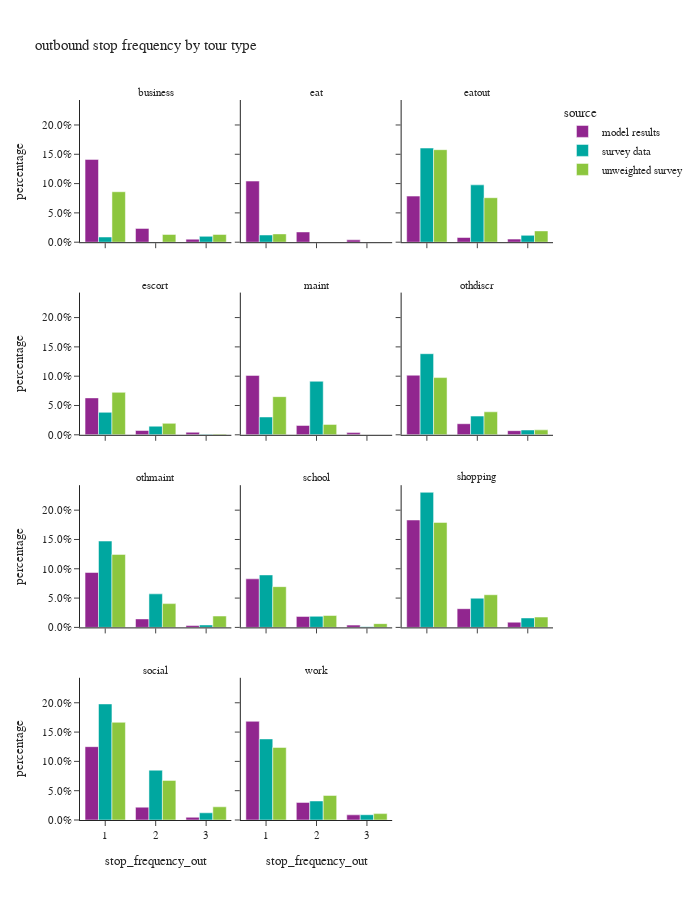
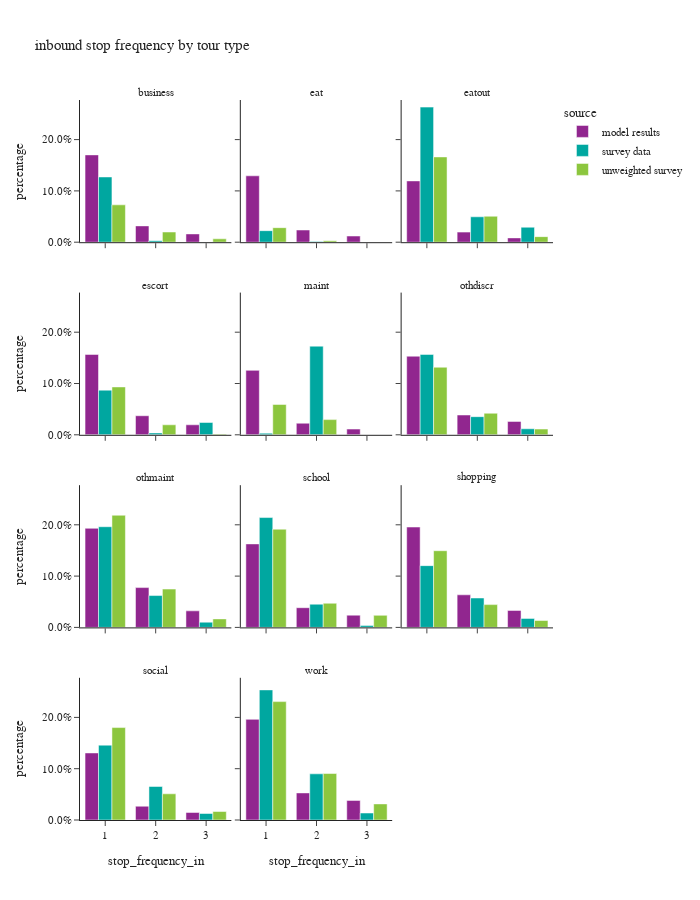

Notebook source saved alongside these figures, in order:
### Code cell
plot_stop_frequency(tour_data,'stop_frequency_out','tour_type',3,900,"outbound stop frequency by tour type")
plot_stop_frequency(tour_data,'stop_frequency_in','tour_type',3,900,"inbound stop frequency by tour type")

### Figure 1 — Plotly figure (JSON) as saved in the notebook; plotly's stock layout.template omitted (floating-point values rounded to 4 significant figures)
{"data": [{"alignmentgroup": "True", "hovertemplate": "source=model results<br>tour_type=business<br>stop_frequency_out=%{x}<br>percentage=%{y}<extra></extra>", "legendgroup": "model results", "marker": {"color": "#91268F", "pattern": {"shape": ""}}, "name": "model results", "offsetgroup": "model results", "orientation": "v", "showlegend": true, "textposition": "auto", "type": "bar", "x": ["1", "2", "3"], "xaxis": "x10", "y": [0.1413, 0.02358, 0.005183], "yaxis": "y10"}, {"alignmentgroup": "True", "hovertemplate": "source=model results<br>tour_type=eat<br>stop_frequency_out=%{x}<br>percentage=%{y}<extra></extra>", "legendgroup": "model results", "marker": {"color": "#91268F", "pattern": {"shape": ""}}, "name": "model results", "offsetgroup": "model results", "orientation": "v", "showlegend": false, "textposition": "auto", "type": "bar", "x": ["1", "2", "3"], "xaxis": "x11", "y": [0.1043, 0.01749, 0.003968], "yaxis": "y11"}, {"alignmentgroup": "True", "hovertemplate": "source=model results<br>tour_type=eatout<br>stop_frequency_out=%{x}<br>percentage=%{y}<extra></extra>", "legendgroup": "model results", "marker": {"color": "#91268F", "pattern": {"shape": ""}}, "name": "model results", "offsetgroup": "model results", "orientation": "v", "showlegend": false, "textposition": "auto", "type": "bar", "x": ["1", "2", "3"], "xaxis": "x12", "y": [0.07864, 0.008007, 0.005254], "yaxis": "y12"}, {"alignmentgroup": "True", "hovertemplate": "source=model results<br>tour_type=escort<br>stop_frequency_out=%{x}<br>percentage=%{y}<extra></extra>", "legendgroup": "model results", "marker": {"color": "#91268F", "pattern": {"shape": ""}}, "name": "model results", "offsetgroup": "model results", "orientation": "v", "showlegend": false, "textposition": "auto", "type": "bar", "x": ["1", "2", "3"], "xaxis": "x7", "y": [0.06299, 0.007318, 0.004345], "yaxis": "y7"}, {"alignmentgroup": "True", "hovertemplate": "source=model results<br>tour_type=maint<br>stop_frequency_out=%{x}<br>percentage=%{y}<extra></extra>", "legendgroup": "model results", "marker": {"color": "#91268F", "pattern": {"shape": ""}}, "name": "model results", "offsetgroup": "model results", "orientation": "v", "showlegend": false, "textposition": "auto", "type": "bar", "x": ["1", "2", "3"], "xaxis": "x8", "y": [0.1014, 0.01596, 0.003725], "yaxis": "y8"}, {"alignmentgroup": "True", "hovertemplate": "source=model results<br>tour_type=othdiscr<br>stop_frequency_out=%{x}<br>percentage=%{y}<extra></extra>", "legendgroup": "model results", "marker": {"color": "#91268F", "pattern": {"shape": ""}}, "name": "model results", "offsetgroup": "model results", "orientation": "v", "showlegend": false, "textposition": "auto", "type": "bar", "x": ["1", "2", "3"], "xaxis": "x9", "y": [0.1017, 0.01888, 0.007053], "yaxis": "y9"}, {"alignmentgroup": "True", "hovertemplate": "source=model results<br>tour_type=othmaint<br>stop_frequency_out=%{x}<br>percentage=%{y}<extra></extra>", "legendgroup": "model results", "marker": {"color": "#91268F", "pattern": {"shape": ""}}, "name": "model results", "offsetgroup": "model results", "orientation": "v", "showlegend": false, "textposition": "auto", "type": "bar", "x": ["1", "2", "3"], "xaxis": "x4", "y": [0.09368, 0.01448, 0.003184], "yaxis": "y4"}, {"alignmentgroup": "True", "hovertemplate": "source=model results<br>tour_type=school<br>stop_frequency_out=%{x}<br>percentage=%{y}<extra></extra>", "legendgroup": "model results", "marker": {"color": "#91268F", "pattern": {"shape": ""}}, "name": "model results", "offsetgroup": "model results", "orientation": "v", "showlegend": false, "textposition": "auto", "type": "bar", "x": ["1", "2", "3"], "xaxis": "x5", "y": [0.08283, 0.01875, 0.003884], "yaxis": "y5"}, {"alignmentgroup": "True", "hovertemplate": "source=model results<br>tour_type=shopping<br>stop_frequency_out=%{x}<br>percentage=%{y}<extra></extra>", "legendgroup": "model results", "marker": {"color": "#91268F", "pattern": {"shape": ""}}, "name": "model results", "offsetgroup": "model results", "orientation": "v", "showlegend": false, "textposition": "auto", "type": "bar", "x": ["1", "2", "3"], "xaxis": "x6", "y": [0.1832, 0.0319, 0.008885], "yaxis": "y6"}, {"alignmentgroup": "True", "hovertemplate": "source=model results<br>tour_type=social<br>stop_frequency_out=%{x}<br>percentage=%{y}<extra></extra>", "legendgroup": "model results", "marker": {"color": "#91268F", "pattern": {"shape": ""}}, "name": "model results", "offsetgroup": "model results", "orientation": "v", "showlegend": false, "textposition": "auto", "type": "bar", "x": ["1", "2", "3"], "xaxis": "x", "y": [0.1251, 0.02187, 0.004632], "yaxis": "y"}, {"alignmentgroup": "True", "hovertemplate": "source=model results<br>tour_type=work<br>stop_frequency_out=%{x}<br>percentage=%{y}<extra></extra>", "legendgroup": "model results", "marker": {"color": "#91268F", "pattern": {"shape": ""}}, "name": "model results", "offsetgroup": "model results", "orientation": "v", "showlegend": false, "textposition": "auto", "type": "bar", "x": ["1", "2", "3"], "xaxis": "x2", "y": [0.1684, 0.03001, 0.008791], "yaxis": "y2"}, {"alignmentgroup": "True", "hovertemplate": "source=survey data<br>tour_type=business<br>stop_frequency_out=%{x}<br>percentage=%{y}<extra></extra>", "legendgroup": "survey data", "marker": {"color": "#00A7A0", "pattern": {"shape": ""}}, "name": "survey data", "offsetgroup": "survey data", "orientation": "v", "showlegend": true, "textposition": "auto", "type": "bar", "x": ["1", "2", "3"], "xaxis": "x10", "y": [0.008862, 0.0003583, 0.009998], "yaxis": "y10"}, {"alignmentgroup": "True", "hovertemplate": "source=survey data<br>tour_type=eat<br>stop_frequency_out=%{x}<br>percentage=%{y}<extra></extra>", "legendgroup": "survey data", "marker": {"color": "#00A7A0", "pattern": {"shape": ""}}, "name": "survey data", "offsetgroup": "survey data", "orientation": "v", "showlegend": false, "textposition": "auto", "type": "bar", "x": ["1"], "xaxis": "x11", "y": [0.01231], "yaxis": "y11"}, {"alignmentgroup": "True", "hovertemplate": "source=survey data<br>tour_type=eatout<br>stop_frequency_out=%{x}<br>percentage=%{y}<extra></extra>", "legendgroup": "survey data", "marker": {"color": "#00A7A0", "pattern": {"shape": ""}}, "name": "survey data", "offsetgroup": "survey data", "orientation": "v", "showlegend": false, "textposition": "auto", "type": "bar", "x": ["1", "2", "3"], "xaxis": "x12", "y": [0.1606, 0.09781, 0.01168], "yaxis": "y12"}, {"alignmentgroup": "True", "hovertemplate": "source=survey data<br>tour_type=escort<br>stop_frequency_out=%{x}<br>percentage=%{y}<extra></extra>", "legendgroup": "survey data", "marker": {"color": "#00A7A0", "pattern": {"shape": ""}}, "name": "survey data", "offsetgroup": "survey data", "orientation": "v", "showlegend": false, "textposition": "auto", "type": "bar", "x": ["1", "2", "3"], "xaxis": "x7", "y": [0.03834, 0.01466, 0.0009284], "yaxis": "y7"}, {"alignmentgroup": "True", "hovertemplate": "source=survey data<br>tour_type=maint<br>stop_frequency_out=%{x}<br>percentage=%{y}<extra></extra>", "legendgroup": "survey data", "marker": {"color": "#00A7A0", "pattern": {"shape": ""}}, "name": "survey data", "offsetgroup": "survey data", "orientation": "v", "showlegend": false, "textposition": "auto", "type": "bar", "x": ["1", "2"], "xaxis": "x8", "y": [0.03042, 0.09132], "yaxis": "y8"}, {"alignmentgroup": "True", "hovertemplate": "source=survey data<br>tour_type=othdiscr<br>stop_frequency_out=%{x}<br>percentage=%{y}<extra></extra>", "legendgroup": "survey data", "marker": {"color": "#00A7A0", "pattern": {"shape": ""}}, "name": "survey data", "offsetgroup": "survey data", "orientation": "v", "showlegend": false, "textposition": "auto", "type": "bar", "x": ["1", "2", "3"], "xaxis": "x9", "y": [0.1383, 0.03192, 0.008209], "yaxis": "y9"}, {"alignmentgroup": "True", "hovertemplate": "source=survey data<br>tour_type=othmaint<br>stop_frequency_out=%{x}<br>percentage=%{y}<extra></extra>", "legendgroup": "survey data", "marker": {"color": "#00A7A0", "pattern": {"shape": ""}}, "name": "survey data", "offsetgroup": "survey data", "orientation": "v", "showlegend": false, "textposition": "auto", "type": "bar", "x": ["1", "2", "3"], "xaxis": "x4", "y": [0.1473, 0.05722, 0.004172], "yaxis": "y4"}, {"alignmentgroup": "True", "hovertemplate": "source=survey data<br>tour_type=school<br>stop_frequency_out=%{x}<br>percentage=%{y}<extra></extra>", "legendgroup": "survey data", "marker": {"color": "#00A7A0", "pattern": {"shape": ""}}, "name": "survey data", "offsetgroup": "survey data", "orientation": "v", "showlegend": false, "textposition": "auto", "type": "bar", "x": ["1", "2", "3"], "xaxis": "x5", "y": [0.08952, 0.01895, 0.001178], "yaxis": "y5"}, {"alignmentgroup": "True", "hovertemplate": "source=survey data<br>tour_type=shopping<br>stop_frequency_out=%{x}<br>percentage=%{y}<extra></extra>", "legendgroup": "survey data", "marker": {"color": "#00A7A0", "pattern": {"shape": ""}}, "name": "survey data", "offsetgroup": "survey data", "orientation": "v", "showlegend": false, "textposition": "auto", "type": "bar", "x": ["1", "2", "3"], "xaxis": "x6", "y": [0.2305, 0.04979, 0.0161], "yaxis": "y6"}, {"alignmentgroup": "True", "hovertemplate": "source=survey data<br>tour_type=social<br>stop_frequency_out=%{x}<br>percentage=%{y}<extra></extra>", "legendgroup": "survey data", "marker": {"color": "#00A7A0", "pattern": {"shape": ""}}, "name": "survey data", "offsetgroup": "survey data", "orientation": "v", "showlegend": false, "textposition": "auto", "type": "bar", "x": ["1", "2", "3"], "xaxis": "x", "y": [0.198, 0.08495, 0.01228], "yaxis": "y"}, {"alignmentgroup": "True", "hovertemplate": "source=survey data<br>tour_type=work<br>stop_frequency_out=%{x}<br>percentage=%{y}<extra></extra>", "legendgroup": "survey data", "marker": {"color": "#00A7A0", "pattern": {"shape": ""}}, "name": "survey data", "offsetgroup": "survey data", "orientation": "v", "showlegend": false, "textposition": "auto", "type": "bar", "x": ["1", "2", "3"], "xaxis": "x2", "y": [0.1383, 0.03247, 0.009002], "yaxis": "y2"}, {"alignmentgroup": "True", "hovertemplate": "source=unweighted survey<br>tour_type=business<br>stop_frequency_out=%{x}<br>percentage=%{y}<extra></extra>", "legendgroup": "unweighted survey", "marker": {"color": "#8CC63E", "pattern": {"shape": ""}}, "name": "unweighted survey", "offsetgroup": "unweighted survey", "orientation": "v", "showlegend": true, "textposition": "auto", "type": "bar", "x": ["1", "2", "3"], "xaxis": "x10", "y": [0.08609, 0.01325, 0.01325], "yaxis": "y10"}, {"alignmentgroup": "True", "hovertemplate": "source=unweighted survey<br>tour_type=eat<br>stop_frequency_out=%{x}<br>percentage=%{y}<extra></extra>", "legendgroup": "unweighted survey", "marker": {"color": "#8CC63E", "pattern": {"shape": ""}}, "name": "unweighted survey", "offsetgroup": "unweighted survey", "orientation": "v", "showlegend": false, "textposition": "auto", "type": "bar", "x": ["1"], "xaxis": "x11", "y": [0.01416], "yaxis": "y11"}, {"alignmentgroup": "True", "hovertemplate": "source=unweighted survey<br>tour_type=eatout<br>stop_frequency_out=%{x}<br>percentage=%{y}<extra></extra>", "legendgroup": "unweighted survey", "marker": {"color": "#8CC63E", "pattern": {"shape": ""}}, "name": "unweighted survey", "offsetgroup": "unweighted survey", "orientation": "v", "showlegend": false, "textposition": "auto", "type": "bar", "x": ["1", "2", "3"], "xaxis": "x12", "y": [0.1578, 0.0759, 0.01928], "yaxis": "y12"}, {"alignmentgroup": "True", "hovertemplate": "source=unweighted survey<br>tour_type=escort<br>stop_frequency_out=%{x}<br>percentage=%{y}<extra></extra>", "legendgroup": "unweighted survey", "marker": {"color": "#8CC63E", "pattern": {"shape": ""}}, "name": "unweighted survey", "offsetgroup": "unweighted survey", "orientation": "v", "showlegend": false, "textposition": "auto", "type": "bar", "x": ["1", "2", "3"], "xaxis": "x7", "y": [0.07242, 0.0195, 0.001393], "yaxis": "y7"}, {"alignmentgroup": "True", "hovertemplate": "source=unweighted survey<br>tour_type=maint<br>stop_frequency_out=%{x}<br>percentage=%{y}<extra></extra>", "legendgroup": "unweighted survey", "marker": {"color": "#8CC63E", "pattern": {"shape": ""}}, "name": "unweighted survey", "offsetgroup": "unweighted survey", "orientation": "v", "showlegend": false, "textposition": "auto", "type": "bar", "x": ["1", "2"], "xaxis": "x8", "y": [0.06509, 0.01775], "yaxis": "y8"}, {"alignmentgroup": "True", "hovertemplate": "source=unweighted survey<br>tour_type=othdiscr<br>stop_frequency_out=%{x}<br>percentage=%{y}<extra></extra>", "legendgroup": "unweighted survey", "marker": {"color": "#8CC63E", "pattern": {"shape": ""}}, "name": "unweighted survey", "offsetgroup": "unweighted survey", "orientation": "v", "showlegend": false, "textposition": "auto", "type": "bar", "x": ["1", "2", "3"], "xaxis": "x9", "y": [0.09762, 0.03923, 0.008407], "yaxis": "y9"}, {"alignmentgroup": "True", "hovertemplate": "source=unweighted survey<br>tour_type=othmaint<br>stop_frequency_out=%{x}<br>percentage=%{y}<extra></extra>", "legendgroup": "unweighted survey", "marker": {"color": "#8CC63E", "pattern": {"shape": ""}}, "name": "unweighted survey", "offsetgroup": "unweighted survey", "orientation": "v", "showlegend": false, "textposition": "auto", "type": "bar", "x": ["1", "2", "3"], "xaxis": "x4", "y": [0.1245, 0.04059, 0.01937], "yaxis": "y4"}, {"alignmentgroup": "True", "hovertemplate": "source=unweighted survey<br>tour_type=school<br>stop_frequency_out=%{x}<br>percentage=%{y}<extra></extra>", "legendgroup": "unweighted survey", "marker": {"color": "#8CC63E", "pattern": {"shape": ""}}, "name": "unweighted survey", "offsetgroup": "unweighted survey", "orientation": "v", "showlegend": false, "textposition": "auto", "type": "bar", "x": ["1", "2", "3"], "xaxis": "x5", "y": [0.06952, 0.02032, 0.006417], "yaxis": "y5"}, {"alignmentgroup": "True", "hovertemplate": "source=unweighted survey<br>tour_type=shopping<br>stop_frequency_out=%{x}<br>percentage=%{y}<extra></extra>", "legendgroup": "unweighted survey", "marker": {"color": "#8CC63E", "pattern": {"shape": ""}}, "name": "unweighted survey", "offsetgroup": "unweighted survey", "orientation": "v", "showlegend": false, "textposition": "auto", "type": "bar", "x": ["1", "2", "3"], "xaxis": "x6", "y": [0.1791, 0.05571, 0.01763], "yaxis": "y6"}, {"alignmentgroup": "True", "hovertemplate": "source=unweighted survey<br>tour_type=social<br>stop_frequency_out=%{x}<br>percentage=%{y}<extra></extra>", "legendgroup": "unweighted survey", "marker": {"color": "#8CC63E", "pattern": {"shape": ""}}, "name": "unweighted survey", "offsetgroup": "unweighted survey", "orientation": "v", "showlegend": false, "textposition": "auto", "type": "bar", "x": ["1", "2", "3"], "xaxis": "x", "y": [0.1667, 0.06757, 0.02252], "yaxis": "y"}, {"alignmentgroup": "True", "hovertemplate": "source=unweighted survey<br>tour_type=work<br>stop_frequency_out=%{x}<br>percentage=%{y}<extra></extra>", "legendgroup": "unweighted survey", "marker": {"color": "#8CC63E", "pattern": {"shape": ""}}, "name": "unweighted survey", "offsetgroup": "unweighted survey", "orientation": "v", "showlegend": false, "textposition": "auto", "type": "bar", "x": ["1", "2", "3"], "xaxis": "x2", "y": [0.1238, 0.04191, 0.01088], "yaxis": "y2"}], "layout": {"annotations": [{"font": {}, "showarrow": false, "text": "social", "x": 0.16, "xanchor": "center", "xref": "paper", "y": 0.1975, "yanchor": "bottom", "yref": "paper"}, {"font": {}, "showarrow": false, "text": "work", "x": 0.5, "xanchor": "center", "xref": "paper", "y": 0.1975, "yanchor": "bottom", "yref": "paper"}, {"font": {}, "showarrow": false, "text": "othmaint", "x": 0.16, "xanchor": "center", "xref": "paper", "y": 0.465, "yanchor": "bottom", "yref": "paper"}, {"font": {}, "showarrow": false, "text": "school", "x": 0.5, "xanchor": "center", "xref": "paper", "y": 0.465, "yanchor": "bottom", "yref": "paper"}, {"font": {}, "showarrow": false, "text": "shopping", "x": 0.84, "xanchor": "center", "xref": "paper", "y": 0.465, "yanchor": "bottom", "yref": "paper"}, {"font": {}, "showarrow": false, "text": "escort", "x": 0.16, "xanchor": "center", "xref": "paper", "y": 0.7325, "yanchor": "bottom", "yref": "paper"}, {"font": {}, "showarrow": false, "text": "maint", "x": 0.5, "xanchor": "center", "xref": "paper", "y": 0.7325, "yanchor": "bottom", "yref": "paper"}, {"font": {}, "showarrow": false, "text": "othdiscr", "x": 0.84, "xanchor": "center", "xref": "paper", "y": 0.7325, "yanchor": "bottom", "yref": "paper"}, {"font": {}, "showarrow": false, "text": "business", "x": 0.16, "xanchor": "center", "xref": "paper", "y": 1.0, "yanchor": "bottom", "yref": "paper"}, {"font": {}, "showarrow": false, "text": "eat", "x": 0.5, "xanchor": "center", "xref": "paper", "y": 1.0, "yanchor": "bottom", "yref": "paper"}, {"font": {}, "showarrow": false, "text": "eatout", "x": 0.84, "xanchor": "center", "xref": "paper", "y": 1.0, "yanchor": "bottom", "yref": "paper"}], "barmode": "group", "height": 900, "legend": {"title": {"text": "source"}, "tracegroupgap": 0}, "title": {"text": "outbound stop frequency by tour type"}, "width": 700, "xaxis": {"anchor": "y", "domain": [0.0, 0.32], "title": {"text": "stop_frequency_out"}}, "xaxis10": {"anchor": "y10", "domain": [0.0, 0.32], "matches": "x", "showticklabels": false}, "xaxis11": {"anchor": "y11", "domain": [0.34, 0.66], "matches": "x", "showticklabels": false}, "xaxis12": {"anchor": "y12", "domain": [0.68, 1.0], "matches": "x", "showticklabels": false}, "xaxis2": {"anchor": "y2", "domain": [0.34, 0.66], "matches": "x", "title": {"text": "stop_frequency_out"}}, "xaxis3": {"anchor": "y3", "domain": [0.68, 1.0], "matches": "x", "title": {"text": "stop_frequency_out"}}, "xaxis4": {"anchor": "y4", "domain": [0.0, 0.32], "matches": "x", "showticklabels": false}, "xaxis5": {"anchor": "y5", "domain": [0.34, 0.66], "matches": "x", "showticklabels": false}, "xaxis6": {"anchor": "y6", "domain": [0.68, 1.0], "matches": "x", "showticklabels": false}, "xaxis7": {"anchor": "y7", "domain": [0.0, 0.32], "matches": "x", "showticklabels": false}, "xaxis8": {"anchor": "y8", "domain": [0.34, 0.66], "matches": "x", "showticklabels": false}, "xaxis9": {"anchor": "y9", "domain": [0.68, 1.0], "matches": "x", "showticklabels": false}, "yaxis": {"anchor": "x", "domain": [0.0, 0.1975], "tickformat": ".1%", "title": {"text": "percentage"}}, "yaxis10": {"anchor": "x10", "domain": [0.8025, 1.0], "matches": "y", "tickformat": ".1%", "title": {"text": "percentage"}}, "yaxis11": {"anchor": "x11", "domain": [0.8025, 1.0], "matches": "y", "showticklabels": false, "tickformat": ".1%"}, "yaxis12": {"anchor": "x12", "domain": [0.8025, 1.0], "matches": "y", "showticklabels": false, "tickformat": ".1%"}, "yaxis2": {"anchor": "x2", "domain": [0.0, 0.1975], "matches": "y", "showticklabels": false, "tickformat": ".1%"}, "yaxis3": {"anchor": "x3", "domain": [0.0, 0.1975], "matches": "y", "showticklabels": false, "tickformat": ".1%"}, "yaxis4": {"anchor": "x4", "domain": [0.2675, 0.465], "matches": "y", "tickformat": ".1%", "title": {"text": "percentage"}}, "yaxis5": {"anchor": "x5", "domain": [0.2675, 0.465], "matches": "y", "showticklabels": false, "tickformat": ".1%"}, "yaxis6": {"anchor": "x6", "domain": [0.2675, 0.465], "matches": "y", "showticklabels": false, "tickformat": ".1%"}, "yaxis7": {"anchor": "x7", "domain": [0.535, 0.7325], "matches": "y", "tickformat": ".1%", "title": {"text": "percentage"}}, "yaxis8": {"anchor": "x8", "domain": [0.535, 0.7325], "matches": "y", "showticklabels": false, "tickformat": ".1%"}, "yaxis9": {"anchor": "x9", "domain": [0.535, 0.7325], "matches": "y", "showticklabels": false, "tickformat": ".1%"}}}

### Figure 2 — Plotly figure (JSON) as saved in the notebook; plotly's stock layout.template omitted (floating-point values rounded to 4 significant figures)
{"data": [{"alignmentgroup": "True", "hovertemplate": "source=model results<br>tour_type=business<br>stop_frequency_in=%{x}<br>percentage=%{y}<extra></extra>", "legendgroup": "model results", "marker": {"color": "#91268F", "pattern": {"shape": ""}}, "name": "model results", "offsetgroup": "model results", "orientation": "v", "showlegend": true, "textposition": "auto", "type": "bar", "x": ["1", "2", "3"], "xaxis": "x10", "y": [0.1702, 0.03182, 0.01614], "yaxis": "y10"}, {"alignmentgroup": "True", "hovertemplate": "source=model results<br>tour_type=eat<br>stop_frequency_in=%{x}<br>percentage=%{y}<extra></extra>", "legendgroup": "model results", "marker": {"color": "#91268F", "pattern": {"shape": ""}}, "name": "model results", "offsetgroup": "model results", "orientation": "v", "showlegend": false, "textposition": "auto", "type": "bar", "x": ["1", "2", "3"], "xaxis": "x11", "y": [0.1294, 0.02376, 0.01203], "yaxis": "y11"}, {"alignmentgroup": "True", "hovertemplate": "source=model results<br>tour_type=eatout<br>stop_frequency_in=%{x}<br>percentage=%{y}<extra></extra>", "legendgroup": "model results", "marker": {"color": "#91268F", "pattern": {"shape": ""}}, "name": "model results", "offsetgroup": "model results", "orientation": "v", "showlegend": false, "textposition": "auto", "type": "bar", "x": ["1", "2", "3"], "xaxis": "x12", "y": [0.1195, 0.01965, 0.008401], "yaxis": "y12"}, {"alignmentgroup": "True", "hovertemplate": "source=model results<br>tour_type=escort<br>stop_frequency_in=%{x}<br>percentage=%{y}<extra></extra>", "legendgroup": "model results", "marker": {"color": "#91268F", "pattern": {"shape": ""}}, "name": "model results", "offsetgroup": "model results", "orientation": "v", "showlegend": false, "textposition": "auto", "type": "bar", "x": ["1", "2", "3"], "xaxis": "x7", "y": [0.1566, 0.03716, 0.01949], "yaxis": "y7"}, {"alignmentgroup": "True", "hovertemplate": "source=model results<br>tour_type=maint<br>stop_frequency_in=%{x}<br>percentage=%{y}<extra></extra>", "legendgroup": "model results", "marker": {"color": "#91268F", "pattern": {"shape": ""}}, "name": "model results", "offsetgroup": "model results", "orientation": "v", "showlegend": false, "textposition": "auto", "type": "bar", "x": ["1", "2", "3"], "xaxis": "x8", "y": [0.1256, 0.02257, 0.01117], "yaxis": "y8"}, {"alignmentgroup": "True", "hovertemplate": "source=model results<br>tour_type=othdiscr<br>stop_frequency_in=%{x}<br>percentage=%{y}<extra></extra>", "legendgroup": "model results", "marker": {"color": "#91268F", "pattern": {"shape": ""}}, "name": "model results", "offsetgroup": "model results", "orientation": "v", "showlegend": false, "textposition": "auto", "type": "bar", "x": ["1", "2", "3"], "xaxis": "x9", "y": [0.1532, 0.03858, 0.02609], "yaxis": "y9"}, {"alignmentgroup": "True", "hovertemplate": "source=model results<br>tour_type=othmaint<br>stop_frequency_in=%{x}<br>percentage=%{y}<extra></extra>", "legendgroup": "model results", "marker": {"color": "#91268F", "pattern": {"shape": ""}}, "name": "model results", "offsetgroup": "model results", "orientation": "v", "showlegend": false, "textposition": "auto", "type": "bar", "x": ["1", "2", "3"], "xaxis": "x4", "y": [0.1932, 0.07761, 0.03225], "yaxis": "y4"}, {"alignmentgroup": "True", "hovertemplate": "source=model results<br>tour_type=school<br>stop_frequency_in=%{x}<br>percentage=%{y}<extra></extra>", "legendgroup": "model results", "marker": {"color": "#91268F", "pattern": {"shape": ""}}, "name": "model results", "offsetgroup": "model results", "orientation": "v", "showlegend": false, "textposition": "auto", "type": "bar", "x": ["1", "2", "3"], "xaxis": "x5", "y": [0.1628, 0.03838, 0.02384], "yaxis": "y5"}, {"alignmentgroup": "True", "hovertemplate": "source=model results<br>tour_type=shopping<br>stop_frequency_in=%{x}<br>percentage=%{y}<extra></extra>", "legendgroup": "model results", "marker": {"color": "#91268F", "pattern": {"shape": ""}}, "name": "model results", "offsetgroup": "model results", "orientation": "v", "showlegend": false, "textposition": "auto", "type": "bar", "x": ["1", "2", "3"], "xaxis": "x6", "y": [0.1956, 0.06352, 0.03307], "yaxis": "y6"}, {"alignmentgroup": "True", "hovertemplate": "source=model results<br>tour_type=social<br>stop_frequency_in=%{x}<br>percentage=%{y}<extra></extra>", "legendgroup": "model results", "marker": {"color": "#91268F", "pattern": {"shape": ""}}, "name": "model results", "offsetgroup": "model results", "orientation": "v", "showlegend": false, "textposition": "auto", "type": "bar", "x": ["1", "2", "3"], "xaxis": "x", "y": [0.1307, 0.02684, 0.01466], "yaxis": "y"}, {"alignmentgroup": "True", "hovertemplate": "source=model results<br>tour_type=work<br>stop_frequency_in=%{x}<br>percentage=%{y}<extra></extra>", "legendgroup": "model results", "marker": {"color": "#91268F", "pattern": {"shape": ""}}, "name": "model results", "offsetgroup": "model results", "orientation": "v", "showlegend": false, "textposition": "auto", "type": "bar", "x": ["1", "2", "3"], "xaxis": "x2", "y": [0.1962, 0.05279, 0.03819], "yaxis": "y2"}, {"alignmentgroup": "True", "hovertemplate": "source=survey data<br>tour_type=business<br>stop_frequency_in=%{x}<br>percentage=%{y}<extra></extra>", "legendgroup": "survey data", "marker": {"color": "#00A7A0", "pattern": {"shape": ""}}, "name": "survey data", "offsetgroup": "survey data", "orientation": "v", "showlegend": true, "textposition": "auto", "type": "bar", "x": ["1", "2", "3"], "xaxis": "x10", "y": [0.1272, 0.002795, 0.0006112], "yaxis": "y10"}, {"alignmentgroup": "True", "hovertemplate": "source=survey data<br>tour_type=eat<br>stop_frequency_in=%{x}<br>percentage=%{y}<extra></extra>", "legendgroup": "survey data", "marker": {"color": "#00A7A0", "pattern": {"shape": ""}}, "name": "survey data", "offsetgroup": "survey data", "orientation": "v", "showlegend": false, "textposition": "auto", "type": "bar", "x": ["1", "2"], "xaxis": "x11", "y": [0.0225, 0.001173], "yaxis": "y11"}, {"alignmentgroup": "True", "hovertemplate": "source=survey data<br>tour_type=eatout<br>stop_frequency_in=%{x}<br>percentage=%{y}<extra></extra>", "legendgroup": "survey data", "marker": {"color": "#00A7A0", "pattern": {"shape": ""}}, "name": "survey data", "offsetgroup": "survey data", "orientation": "v", "showlegend": false, "textposition": "auto", "type": "bar", "x": ["1", "2", "3"], "xaxis": "x12", "y": [0.2633, 0.04949, 0.02919], "yaxis": "y12"}, {"alignmentgroup": "True", "hovertemplate": "source=survey data<br>tour_type=escort<br>stop_frequency_in=%{x}<br>percentage=%{y}<extra></extra>", "legendgroup": "survey data", "marker": {"color": "#00A7A0", "pattern": {"shape": ""}}, "name": "survey data", "offsetgroup": "survey data", "orientation": "v", "showlegend": false, "textposition": "auto", "type": "bar", "x": ["1", "2", "3"], "xaxis": "x7", "y": [0.08704, 0.003608, 0.02399], "yaxis": "y7"}, {"alignmentgroup": "True", "hovertemplate": "source=survey data<br>tour_type=maint<br>stop_frequency_in=%{x}<br>percentage=%{y}<extra></extra>", "legendgroup": "survey data", "marker": {"color": "#00A7A0", "pattern": {"shape": ""}}, "name": "survey data", "offsetgroup": "survey data", "orientation": "v", "showlegend": false, "textposition": "auto", "type": "bar", "x": ["1", "2"], "xaxis": "x8", "y": [0.003137, 0.1728], "yaxis": "y8"}, {"alignmentgroup": "True", "hovertemplate": "source=survey data<br>tour_type=othdiscr<br>stop_frequency_in=%{x}<br>percentage=%{y}<extra></extra>", "legendgroup": "survey data", "marker": {"color": "#00A7A0", "pattern": {"shape": ""}}, "name": "survey data", "offsetgroup": "survey data", "orientation": "v", "showlegend": false, "textposition": "auto", "type": "bar", "x": ["1", "2", "3"], "xaxis": "x9", "y": [0.1567, 0.03536, 0.01174], "yaxis": "y9"}, {"alignmentgroup": "True", "hovertemplate": "source=survey data<br>tour_type=othmaint<br>stop_frequency_in=%{x}<br>percentage=%{y}<extra></extra>", "legendgroup": "survey data", "marker": {"color": "#00A7A0", "pattern": {"shape": ""}}, "name": "survey data", "offsetgroup": "survey data", "orientation": "v", "showlegend": false, "textposition": "auto", "type": "bar", "x": ["1", "2", "3"], "xaxis": "x4", "y": [0.1963, 0.06208, 0.01017], "yaxis": "y4"}, {"alignmentgroup": "True", "hovertemplate": "source=survey data<br>tour_type=school<br>stop_frequency_in=%{x}<br>percentage=%{y}<extra></extra>", "legendgroup": "survey data", "marker": {"color": "#00A7A0", "pattern": {"shape": ""}}, "name": "survey data", "offsetgroup": "survey data", "orientation": "v", "showlegend": false, "textposition": "auto", "type": "bar", "x": ["1", "2", "3"], "xaxis": "x5", "y": [0.2141, 0.04524, 0.003489], "yaxis": "y5"}, {"alignmentgroup": "True", "hovertemplate": "source=survey data<br>tour_type=shopping<br>stop_frequency_in=%{x}<br>percentage=%{y}<extra></extra>", "legendgroup": "survey data", "marker": {"color": "#00A7A0", "pattern": {"shape": ""}}, "name": "survey data", "offsetgroup": "survey data", "orientation": "v", "showlegend": false, "textposition": "auto", "type": "bar", "x": ["1", "2", "3"], "xaxis": "x6", "y": [0.1204, 0.05734, 0.01758], "yaxis": "y6"}, {"alignmentgroup": "True", "hovertemplate": "source=survey data<br>tour_type=social<br>stop_frequency_in=%{x}<br>percentage=%{y}<extra></extra>", "legendgroup": "survey data", "marker": {"color": "#00A7A0", "pattern": {"shape": ""}}, "name": "survey data", "offsetgroup": "survey data", "orientation": "v", "showlegend": false, "textposition": "auto", "type": "bar", "x": ["1", "2", "3"], "xaxis": "x", "y": [0.1459, 0.06537, 0.01267], "yaxis": "y"}, {"alignmentgroup": "True", "hovertemplate": "source=survey data<br>tour_type=work<br>stop_frequency_in=%{x}<br>percentage=%{y}<extra></extra>", "legendgroup": "survey data", "marker": {"color": "#00A7A0", "pattern": {"shape": ""}}, "name": "survey data", "offsetgroup": "survey data", "orientation": "v", "showlegend": false, "textposition": "auto", "type": "bar", "x": ["1", "2", "3"], "xaxis": "x2", "y": [0.2536, 0.08999, 0.0136], "yaxis": "y2"}, {"alignmentgroup": "True", "hovertemplate": "source=unweighted survey<br>tour_type=business<br>stop_frequency_in=%{x}<br>percentage=%{y}<extra></extra>", "legendgroup": "unweighted survey", "marker": {"color": "#8CC63E", "pattern": {"shape": ""}}, "name": "unweighted survey", "offsetgroup": "unweighted survey", "orientation": "v", "showlegend": true, "textposition": "auto", "type": "bar", "x": ["1", "2", "3"], "xaxis": "x10", "y": [0.07285, 0.01987, 0.006623], "yaxis": "y10"}, {"alignmentgroup": "True", "hovertemplate": "source=unweighted survey<br>tour_type=eat<br>stop_frequency_in=%{x}<br>percentage=%{y}<extra></extra>", "legendgroup": "unweighted survey", "marker": {"color": "#8CC63E", "pattern": {"shape": ""}}, "name": "unweighted survey", "offsetgroup": "unweighted survey", "orientation": "v", "showlegend": false, "textposition": "auto", "type": "bar", "x": ["1", "2"], "xaxis": "x11", "y": [0.02833, 0.002833], "yaxis": "y11"}, {"alignmentgroup": "True", "hovertemplate": "source=unweighted survey<br>tour_type=eatout<br>stop_frequency_in=%{x}<br>percentage=%{y}<extra></extra>", "legendgroup": "unweighted survey", "marker": {"color": "#8CC63E", "pattern": {"shape": ""}}, "name": "unweighted survey", "offsetgroup": "unweighted survey", "orientation": "v", "showlegend": false, "textposition": "auto", "type": "bar", "x": ["1", "2", "3"], "xaxis": "x12", "y": [0.1663, 0.0506, 0.01084], "yaxis": "y12"}, {"alignmentgroup": "True", "hovertemplate": "source=unweighted survey<br>tour_type=escort<br>stop_frequency_in=%{x}<br>percentage=%{y}<extra></extra>", "legendgroup": "unweighted survey", "marker": {"color": "#8CC63E", "pattern": {"shape": ""}}, "name": "unweighted survey", "offsetgroup": "unweighted survey", "orientation": "v", "showlegend": false, "textposition": "auto", "type": "bar", "x": ["1", "2", "3"], "xaxis": "x7", "y": [0.09331, 0.0195, 0.001393], "yaxis": "y7"}, {"alignmentgroup": "True", "hovertemplate": "source=unweighted survey<br>tour_type=maint<br>stop_frequency_in=%{x}<br>percentage=%{y}<extra></extra>", "legendgroup": "unweighted survey", "marker": {"color": "#8CC63E", "pattern": {"shape": ""}}, "name": "unweighted survey", "offsetgroup": "unweighted survey", "orientation": "v", "showlegend": false, "textposition": "auto", "type": "bar", "x": ["1", "2"], "xaxis": "x8", "y": [0.05917, 0.02959], "yaxis": "y8"}, {"alignmentgroup": "True", "hovertemplate": "source=unweighted survey<br>tour_type=othdiscr<br>stop_frequency_in=%{x}<br>percentage=%{y}<extra></extra>", "legendgroup": "unweighted survey", "marker": {"color": "#8CC63E", "pattern": {"shape": ""}}, "name": "unweighted survey", "offsetgroup": "unweighted survey", "orientation": "v", "showlegend": false, "textposition": "auto", "type": "bar", "x": ["1", "2", "3"], "xaxis": "x9", "y": [0.1317, 0.04204, 0.01121], "yaxis": "y9"}, {"alignmentgroup": "True", "hovertemplate": "source=unweighted survey<br>tour_type=othmaint<br>stop_frequency_in=%{x}<br>percentage=%{y}<extra></extra>", "legendgroup": "unweighted survey", "marker": {"color": "#8CC63E", "pattern": {"shape": ""}}, "name": "unweighted survey", "offsetgroup": "unweighted survey", "orientation": "v", "showlegend": false, "textposition": "auto", "type": "bar", "x": ["1", "2", "3"], "xaxis": "x4", "y": [0.2186, 0.07472, 0.01661], "yaxis": "y4"}, {"alignmentgroup": "True", "hovertemplate": "source=unweighted survey<br>tour_type=school<br>stop_frequency_in=%{x}<br>percentage=%{y}<extra></extra>", "legendgroup": "unweighted survey", "marker": {"color": "#8CC63E", "pattern": {"shape": ""}}, "name": "unweighted survey", "offsetgroup": "unweighted survey", "orientation": "v", "showlegend": false, "textposition": "auto", "type": "bar", "x": ["1", "2", "3"], "xaxis": "x5", "y": [0.1914, 0.04706, 0.02353], "yaxis": "y5"}, {"alignmentgroup": "True", "hovertemplate": "source=unweighted survey<br>tour_type=shopping<br>stop_frequency_in=%{x}<br>percentage=%{y}<extra></extra>", "legendgroup": "unweighted survey", "marker": {"color": "#8CC63E", "pattern": {"shape": ""}}, "name": "unweighted survey", "offsetgroup": "unweighted survey", "orientation": "v", "showlegend": false, "textposition": "auto", "type": "bar", "x": ["1", "2", "3"], "xaxis": "x6", "y": [0.1495, 0.04443, 0.0134], "yaxis": "y6"}, {"alignmentgroup": "True", "hovertemplate": "source=unweighted survey<br>tour_type=social<br>stop_frequency_in=%{x}<br>percentage=%{y}<extra></extra>", "legendgroup": "unweighted survey", "marker": {"color": "#8CC63E", "pattern": {"shape": ""}}, "name": "unweighted survey", "offsetgroup": "unweighted survey", "orientation": "v", "showlegend": false, "textposition": "auto", "type": "bar", "x": ["1", "2", "3"], "xaxis": "x", "y": [0.1802, 0.05105, 0.01652], "yaxis": "y"}, {"alignmentgroup": "True", "hovertemplate": "source=unweighted survey<br>tour_type=work<br>stop_frequency_in=%{x}<br>percentage=%{y}<extra></extra>", "legendgroup": "unweighted survey", "marker": {"color": "#8CC63E", "pattern": {"shape": ""}}, "name": "unweighted survey", "offsetgroup": "unweighted survey", "orientation": "v", "showlegend": false, "textposition": "auto", "type": "bar", "x": ["1", "2", "3"], "xaxis": "x2", "y": [0.2308, 0.0906, 0.03139], "yaxis": "y2"}], "layout": {"annotations": [{"font": {}, "showarrow": false, "text": "social", "x": 0.16, "xanchor": "center", "xref": "paper", "y": 0.1975, "yanchor": "bottom", "yref": "paper"}, {"font": {}, "showarrow": false, "text": "work", "x": 0.5, "xanchor": "center", "xref": "paper", "y": 0.1975, "yanchor": "bottom", "yref": "paper"}, {"font": {}, "showarrow": false, "text": "othmaint", "x": 0.16, "xanchor": "center", "xref": "paper", "y": 0.465, "yanchor": "bottom", "yref": "paper"}, {"font": {}, "showarrow": false, "text": "school", "x": 0.5, "xanchor": "center", "xref": "paper", "y": 0.465, "yanchor": "bottom", "yref": "paper"}, {"font": {}, "showarrow": false, "text": "shopping", "x": 0.84, "xanchor": "center", "xref": "paper", "y": 0.465, "yanchor": "bottom", "yref": "paper"}, {"font": {}, "showarrow": false, "text": "escort", "x": 0.16, "xanchor": "center", "xref": "paper", "y": 0.7325, "yanchor": "bottom", "yref": "paper"}, {"font": {}, "showarrow": false, "text": "maint", "x": 0.5, "xanchor": "center", "xref": "paper", "y": 0.7325, "yanchor": "bottom", "yref": "paper"}, {"font": {}, "showarrow": false, "text": "othdiscr", "x": 0.84, "xanchor": "center", "xref": "paper", "y": 0.7325, "yanchor": "bottom", "yref": "paper"}, {"font": {}, "showarrow": false, "text": "business", "x": 0.16, "xanchor": "center", "xref": "paper", "y": 1.0, "yanchor": "bottom", "yref": "paper"}, {"font": {}, "showarrow": false, "text": "eat", "x": 0.5, "xanchor": "center", "xref": "paper", "y": 1.0, "yanchor": "bottom", "yref": "paper"}, {"font": {}, "showarrow": false, "text": "eatout", "x": 0.84, "xanchor": "center", "xref": "paper", "y": 1.0, "yanchor": "bottom", "yref": "paper"}], "barmode": "group", "height": 900, "legend": {"title": {"text": "source"}, "tracegroupgap": 0}, "title": {"text": "inbound stop frequency by tour type"}, "width": 700, "xaxis": {"anchor": "y", "domain": [0.0, 0.32], "title": {"text": "stop_frequency_in"}}, "xaxis10": {"anchor": "y10", "domain": [0.0, 0.32], "matches": "x", "showticklabels": false}, "xaxis11": {"anchor": "y11", "domain": [0.34, 0.66], "matches": "x", "showticklabels": false}, "xaxis12": {"anchor": "y12", "domain": [0.68, 1.0], "matches": "x", "showticklabels": false}, "xaxis2": {"anchor": "y2", "domain": [0.34, 0.66], "matches": "x", "title": {"text": "stop_frequency_in"}}, "xaxis3": {"anchor": "y3", "domain": [0.68, 1.0], "matches": "x", "title": {"text": "stop_frequency_in"}}, "xaxis4": {"anchor": "y4", "domain": [0.0, 0.32], "matches": "x", "showticklabels": false}, "xaxis5": {"anchor": "y5", "domain": [0.34, 0.66], "matches": "x", "showticklabels": false}, "xaxis6": {"anchor": "y6", "domain": [0.68, 1.0], "matches": "x", "showticklabels": false}, "xaxis7": {"anchor": "y7", "domain": [0.0, 0.32], "matches": "x", "showticklabels": false}, "xaxis8": {"anchor": "y8", "domain": [0.34, 0.66], "matches": "x", "showticklabels": false}, "xaxis9": {"anchor": "y9", "domain": [0.68, 1.0], "matches": "x", "showticklabels": false}, "yaxis": {"anchor": "x", "domain": [0.0, 0.1975], "tickformat": ".1%", "title": {"text": "percentage"}}, "yaxis10": {"anchor": "x10", "domain": [0.8025, 1.0], "matches": "y", "tickformat": ".1%", "title": {"text": "percentage"}}, "yaxis11": {"anchor": "x11", "domain": [0.8025, 1.0], "matches": "y", "showticklabels": false, "tickformat": ".1%"}, "yaxis12": {"anchor": "x12", "domain": [0.8025, 1.0], "matches": "y", "showticklabels": false, "tickformat": ".1%"}, "yaxis2": {"anchor": "x2", "domain": [0.0, 0.1975], "matches": "y", "showticklabels": false, "tickformat": ".1%"}, "yaxis3": {"anchor": "x3", "domain": [0.0, 0.1975], "matches": "y", "showticklabels": false, "tickformat": ".1%"}, "yaxis4": {"anchor": "x4", "domain": [0.2675, 0.465], "matches": "y", "tickformat": ".1%", "title": {"text": "percentage"}}, "yaxis5": {"anchor": "x5", "domain": [0.2675, 0.465], "matches": "y", "showticklabels": false, "tickformat": ".1%"}, "yaxis6": {"anchor": "x6", "domain": [0.2675, 0.465], "matches": "y", "showticklabels": false, "tickformat": ".1%"}, "yaxis7": {"anchor": "x7", "domain": [0.535, 0.7325], "matches": "y", "tickformat": ".1%", "title": {"text": "percentage"}}, "yaxis8": {"anchor": "x8", "domain": [0.535, 0.7325], "matches": "y", "showticklabels": false, "tickformat": ".1%"}, "yaxis9": {"anchor": "x9", "domain": [0.535, 0.7325], "matches": "y", "showticklabels": false, "tickformat": ".1%"}}}
